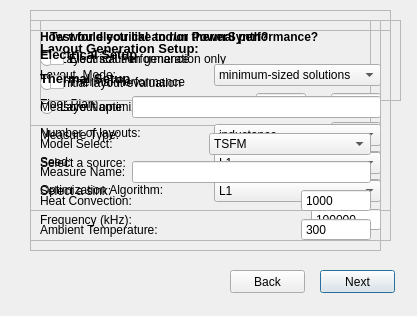
<?xml version="1.0" encoding="UTF-8"?>
<ui version="4.0">
 <class>Dialog</class>
 <widget class="QDialog" name="Dialog">
  <property name="geometry">
   <rect>
    <x>0</x>
    <y>0</y>
    <width>417</width>
    <height>316</height>
   </rect>
  </property>
  <property name="windowTitle">
   <string>Dialog</string>
  </property>
  <widget class="QFrame" name="run_options">
   <property name="geometry">
    <rect>
     <x>30</x>
     <y>20</y>
     <width>341</width>
     <height>106</height>
    </rect>
   </property>
   <property name="frameShape">
    <enum>QFrame::StyledPanel</enum>
   </property>
   <property name="frameShadow">
    <enum>QFrame::Raised</enum>
   </property>
   <layout class="QVBoxLayout" name="verticalLayout_5">
    <item>
     <widget class="QLabel" name="label_2">
      <property name="text">
       <string>&lt;html&gt;&lt;head/&gt;&lt;body&gt;&lt;p&gt;&lt;span style=&quot; font-weight:600;&quot;&gt;How would you like to run PowerSynth?&lt;/span&gt;&lt;/p&gt;&lt;/body&gt;&lt;/html&gt;</string>
      </property>
     </widget>
    </item>
    <item>
     <widget class="QRadioButton" name="option_1">
      <property name="text">
       <string>Layout solution generation only</string>
      </property>
     </widget>
    </item>
    <item>
     <widget class="QRadioButton" name="option_2">
      <property name="text">
       <string>Initial layout evaluation</string>
      </property>
     </widget>
    </item>
    <item>
     <widget class="QRadioButton" name="option_3">
      <property name="text">
       <string>Layout optimization/evaluation</string>
      </property>
     </widget>
    </item>
   </layout>
  </widget>
  <widget class="QFrame" name="layout_generation_setup">
   <property name="geometry">
    <rect>
     <x>30</x>
     <y>30</y>
     <width>361</width>
     <height>181</height>
    </rect>
   </property>
   <property name="frameShape">
    <enum>QFrame::StyledPanel</enum>
   </property>
   <property name="frameShadow">
    <enum>QFrame::Raised</enum>
   </property>
   <layout class="QVBoxLayout" name="verticalLayout">
    <item>
     <widget class="QLabel" name="label_9">
      <property name="text">
       <string>&lt;html&gt;&lt;head/&gt;&lt;body&gt;&lt;p&gt;&lt;span style=&quot; font-size:10pt; font-weight:600;&quot;&gt;Layout Generation Setup:&lt;/span&gt;&lt;/p&gt;&lt;/body&gt;&lt;/html&gt;</string>
      </property>
     </widget>
    </item>
    <item>
     <layout class="QHBoxLayout" name="horizontalLayout_2">
      <item>
       <widget class="QLabel" name="label_3">
        <property name="text">
         <string>Layout_Mode:</string>
        </property>
       </widget>
      </item>
      <item>
       <widget class="QComboBox" name="comboBox">
        <item>
         <property name="text">
          <string>minimum-sized solutions</string>
         </property>
        </item>
        <item>
         <property name="text">
          <string>variable-sized solutions</string>
         </property>
        </item>
        <item>
         <property name="text">
          <string>fixed-sized solutions</string>
         </property>
        </item>
       </widget>
      </item>
     </layout>
    </item>
    <item>
     <layout class="QHBoxLayout" name="horizontalLayout_3">
      <item>
       <widget class="QLabel" name="label_4">
        <property name="text">
         <string>Floor Plan:</string>
        </property>
       </widget>
      </item>
      <item>
       <widget class="QSpinBox" name="spinBox_2">
        <property name="sizePolicy">
         <sizepolicy hsizetype="Maximum" vsizetype="Fixed">
          <horstretch>0</horstretch>
          <verstretch>0</verstretch>
         </sizepolicy>
        </property>
        <property name="maximumSize">
         <size>
          <width>50</width>
          <height>16777215</height>
         </size>
        </property>
        <property name="buttonSymbols">
         <enum>QAbstractSpinBox::NoButtons</enum>
        </property>
        <property name="maximum">
         <number>999</number>
        </property>
       </widget>
      </item>
      <item>
       <widget class="QLabel" name="label_5">
        <property name="sizePolicy">
         <sizepolicy hsizetype="Maximum" vsizetype="Preferred">
          <horstretch>0</horstretch>
          <verstretch>0</verstretch>
         </sizepolicy>
        </property>
        <property name="minimumSize">
         <size>
          <width>10</width>
          <height>0</height>
         </size>
        </property>
        <property name="text">
         <string>by</string>
        </property>
       </widget>
      </item>
      <item>
       <widget class="QSpinBox" name="spinBox">
        <property name="sizePolicy">
         <sizepolicy hsizetype="Maximum" vsizetype="Fixed">
          <horstretch>0</horstretch>
          <verstretch>0</verstretch>
         </sizepolicy>
        </property>
        <property name="maximumSize">
         <size>
          <width>50</width>
          <height>16777215</height>
         </size>
        </property>
        <property name="buttonSymbols">
         <enum>QAbstractSpinBox::NoButtons</enum>
        </property>
        <property name="maximum">
         <number>999</number>
        </property>
       </widget>
      </item>
     </layout>
    </item>
    <item>
     <layout class="QHBoxLayout" name="horizontalLayout_4">
      <item>
       <widget class="QLabel" name="label_6">
        <property name="text">
         <string>Number of layouts:</string>
        </property>
       </widget>
      </item>
      <item>
       <widget class="QSpinBox" name="spinBox_3">
        <property name="sizePolicy">
         <sizepolicy hsizetype="Maximum" vsizetype="Fixed">
          <horstretch>0</horstretch>
          <verstretch>0</verstretch>
         </sizepolicy>
        </property>
        <property name="minimumSize">
         <size>
          <width>15</width>
          <height>0</height>
         </size>
        </property>
        <property name="maximumSize">
         <size>
          <width>50</width>
          <height>16777215</height>
         </size>
        </property>
        <property name="buttonSymbols">
         <enum>QAbstractSpinBox::NoButtons</enum>
        </property>
        <property name="specialValueText">
         <string>25</string>
        </property>
        <property name="maximum">
         <number>9999</number>
        </property>
       </widget>
      </item>
     </layout>
    </item>
    <item>
     <layout class="QHBoxLayout" name="horizontalLayout_5">
      <item>
       <widget class="QLabel" name="label_7">
        <property name="text">
         <string>Seed:</string>
        </property>
       </widget>
      </item>
      <item>
       <widget class="QSpinBox" name="spinBox_4">
        <property name="sizePolicy">
         <sizepolicy hsizetype="Maximum" vsizetype="Fixed">
          <horstretch>0</horstretch>
          <verstretch>0</verstretch>
         </sizepolicy>
        </property>
        <property name="minimumSize">
         <size>
          <width>15</width>
          <height>0</height>
         </size>
        </property>
        <property name="maximumSize">
         <size>
          <width>50</width>
          <height>16777215</height>
         </size>
        </property>
        <property name="buttonSymbols">
         <enum>QAbstractSpinBox::NoButtons</enum>
        </property>
        <property name="specialValueText">
         <string>10</string>
        </property>
        <property name="maximum">
         <number>999</number>
        </property>
       </widget>
      </item>
     </layout>
    </item>
    <item>
     <layout class="QHBoxLayout" name="horizontalLayout_6">
      <item>
       <widget class="QLabel" name="label_8">
        <property name="text">
         <string>Optimization Algorithm:</string>
        </property>
       </widget>
      </item>
      <item>
       <widget class="QComboBox" name="comboBox_2">
        <property name="sizePolicy">
         <sizepolicy hsizetype="Maximum" vsizetype="Fixed">
          <horstretch>0</horstretch>
          <verstretch>0</verstretch>
         </sizepolicy>
        </property>
        <property name="maximumSize">
         <size>
          <width>110</width>
          <height>16777215</height>
         </size>
        </property>
        <item>
         <property name="text">
          <string>NG-RANDOM</string>
         </property>
        </item>
       </widget>
      </item>
     </layout>
    </item>
   </layout>
  </widget>
  <widget class="QPushButton" name="back_btn">
   <property name="geometry">
    <rect>
     <x>230</x>
     <y>270</y>
     <width>75</width>
     <height>23</height>
    </rect>
   </property>
   <property name="text">
    <string>Back</string>
   </property>
  </widget>
  <widget class="QPushButton" name="next_btn">
   <property name="geometry">
    <rect>
     <x>320</x>
     <y>270</y>
     <width>75</width>
     <height>23</height>
    </rect>
   </property>
   <property name="text">
    <string>Next</string>
   </property>
   <property name="default">
    <bool>true</bool>
   </property>
  </widget>
  <widget class="QFrame" name="performance_selector">
   <property name="geometry">
    <rect>
     <x>40</x>
     <y>20</y>
     <width>361</width>
     <height>81</height>
    </rect>
   </property>
   <property name="frameShape">
    <enum>QFrame::StyledPanel</enum>
   </property>
   <property name="frameShadow">
    <enum>QFrame::Raised</enum>
   </property>
   <layout class="QVBoxLayout" name="verticalLayout_7">
    <item>
     <widget class="QLabel" name="label_18">
      <property name="text">
       <string>&lt;html&gt;&lt;head/&gt;&lt;body&gt;&lt;p&gt;&lt;span style=&quot; font-weight:600;&quot;&gt;Test for electrical and/or thermal performance?&lt;/span&gt;&lt;/p&gt;&lt;/body&gt;&lt;/html&gt;</string>
      </property>
     </widget>
    </item>
    <item>
     <widget class="QCheckBox" name="activate_electrical_2">
      <property name="text">
       <string>Electrical Performance</string>
      </property>
     </widget>
    </item>
    <item>
     <widget class="QCheckBox" name="activate_thermal_2">
      <property name="text">
       <string>Thermal Performance</string>
      </property>
     </widget>
    </item>
   </layout>
  </widget>
  <widget class="QFrame" name="electrical_setup">
   <property name="geometry">
    <rect>
     <x>30</x>
     <y>10</y>
     <width>361</width>
     <height>231</height>
    </rect>
   </property>
   <property name="frameShape">
    <enum>QFrame::StyledPanel</enum>
   </property>
   <property name="frameShadow">
    <enum>QFrame::Raised</enum>
   </property>
   <layout class="QVBoxLayout" name="verticalLayout_4">
    <item>
     <widget class="QLabel" name="label_10">
      <property name="text">
       <string>&lt;html&gt;&lt;head/&gt;&lt;body&gt;&lt;p align=&quot;justify&quot;&gt;&lt;span style=&quot; font-size:10pt; font-weight:600;&quot;&gt;Electrical Setup&lt;/span&gt;&lt;/p&gt;&lt;/body&gt;&lt;/html&gt;</string>
      </property>
     </widget>
    </item>
    <item>
     <layout class="QHBoxLayout" name="horizontalLayout_11">
      <item>
       <widget class="QLabel" name="label_19">
        <property name="text">
         <string>Measure Name:</string>
        </property>
       </widget>
      </item>
      <item>
       <widget class="QLineEdit" name="lineEdit"/>
      </item>
     </layout>
    </item>
    <item>
     <layout class="QHBoxLayout" name="horizontalLayout_7">
      <item>
       <widget class="QLabel" name="label_11">
        <property name="text">
         <string>Measure Type:</string>
        </property>
       </widget>
      </item>
      <item>
       <widget class="QComboBox" name="comboBox_3">
        <item>
         <property name="text">
          <string>inductance</string>
         </property>
        </item>
        <item>
         <property name="text">
          <string>resistance</string>
         </property>
        </item>
       </widget>
      </item>
     </layout>
    </item>
    <item>
     <layout class="QHBoxLayout" name="horizontalLayout_15">
      <item>
       <widget class="QLabel" name="label_14">
        <property name="text">
         <string>Select a source:</string>
        </property>
       </widget>
      </item>
      <item>
       <widget class="QComboBox" name="comboBox_5">
        <item>
         <property name="text">
          <string>L1</string>
         </property>
        </item>
        <item>
         <property name="text">
          <string>L2</string>
         </property>
        </item>
        <item>
         <property name="text">
          <string>L3</string>
         </property>
        </item>
       </widget>
      </item>
     </layout>
    </item>
    <item>
     <layout class="QHBoxLayout" name="horizontalLayout_16">
      <item>
       <widget class="QLabel" name="label_17">
        <property name="text">
         <string>Select a sink:</string>
        </property>
       </widget>
      </item>
      <item>
       <widget class="QComboBox" name="comboBox_6">
        <property name="currentText">
         <string>L2</string>
        </property>
        <item>
         <property name="text">
          <string>L1</string>
         </property>
        </item>
        <item>
         <property name="text">
          <string>L2</string>
         </property>
        </item>
        <item>
         <property name="text">
          <string>L3</string>
         </property>
        </item>
       </widget>
      </item>
     </layout>
    </item>
    <item>
     <layout class="QHBoxLayout" name="horizontalLayout_9">
      <item>
       <widget class="QLabel" name="label_15">
        <property name="text">
         <string>Frequency (kHz):</string>
        </property>
       </widget>
      </item>
      <item>
       <widget class="QSpinBox" name="spinBox_8">
        <property name="sizePolicy">
         <sizepolicy hsizetype="Maximum" vsizetype="Fixed">
          <horstretch>0</horstretch>
          <verstretch>0</verstretch>
         </sizepolicy>
        </property>
        <property name="minimumSize">
         <size>
          <width>20</width>
          <height>0</height>
         </size>
        </property>
        <property name="maximumSize">
         <size>
          <width>70</width>
          <height>16777215</height>
         </size>
        </property>
        <property name="buttonSymbols">
         <enum>QAbstractSpinBox::NoButtons</enum>
        </property>
        <property name="specialValueText">
         <string>100000</string>
        </property>
        <property name="maximum">
         <number>1000000000</number>
        </property>
       </widget>
      </item>
     </layout>
    </item>
   </layout>
  </widget>
  <widget class="QFrame" name="thermal_setup">
   <property name="geometry">
    <rect>
     <x>30</x>
     <y>20</y>
     <width>351</width>
     <height>231</height>
    </rect>
   </property>
   <property name="frameShape">
    <enum>QFrame::StyledPanel</enum>
   </property>
   <property name="frameShadow">
    <enum>QFrame::Raised</enum>
   </property>
   <layout class="QVBoxLayout" name="verticalLayout_8">
    <item>
     <widget class="QLabel" name="label_12">
      <property name="text">
       <string>&lt;html&gt;&lt;head/&gt;&lt;body&gt;&lt;p align=&quot;justify&quot;&gt;&lt;span style=&quot; font-size:10pt; font-weight:600;&quot;&gt;Thermal Setup&lt;/span&gt;&lt;/p&gt;&lt;/body&gt;&lt;/html&gt;</string>
      </property>
     </widget>
    </item>
    <item>
     <layout class="QHBoxLayout" name="horizontalLayout_8">
      <item>
       <widget class="QLabel" name="label_13">
        <property name="text">
         <string>Model Select:</string>
        </property>
       </widget>
      </item>
      <item>
       <widget class="QComboBox" name="comboBox_4">
        <item>
         <property name="text">
          <string>TSFM</string>
         </property>
        </item>
        <item>
         <property name="text">
          <string>Analytical</string>
         </property>
        </item>
        <item>
         <property name="text">
          <string>ParaPower</string>
         </property>
        </item>
       </widget>
      </item>
     </layout>
    </item>
    <item>
     <layout class="QHBoxLayout" name="horizontalLayout_12">
      <item>
       <widget class="QLabel" name="label_20">
        <property name="text">
         <string>Measure Name:</string>
        </property>
       </widget>
      </item>
      <item>
       <widget class="QLineEdit" name="lineEdit_2"/>
      </item>
     </layout>
    </item>
    <item>
     <layout class="QHBoxLayout" name="horizontalLayout_13">
      <item>
       <widget class="QLabel" name="label_21">
        <property name="text">
         <string>Heat Convection:</string>
        </property>
       </widget>
      </item>
      <item>
       <widget class="QSpinBox" name="spinBox_10">
        <property name="sizePolicy">
         <sizepolicy hsizetype="Maximum" vsizetype="Fixed">
          <horstretch>0</horstretch>
          <verstretch>0</verstretch>
         </sizepolicy>
        </property>
        <property name="minimumSize">
         <size>
          <width>15</width>
          <height>0</height>
         </size>
        </property>
        <property name="maximumSize">
         <size>
          <width>70</width>
          <height>16777215</height>
         </size>
        </property>
        <property name="buttonSymbols">
         <enum>QAbstractSpinBox::NoButtons</enum>
        </property>
        <property name="specialValueText">
         <string>1000</string>
        </property>
        <property name="maximum">
         <number>100000</number>
        </property>
       </widget>
      </item>
     </layout>
    </item>
    <item>
     <layout class="QHBoxLayout" name="horizontalLayout_10">
      <item>
       <widget class="QLabel" name="label_16">
        <property name="text">
         <string>Ambient Temperature:</string>
        </property>
       </widget>
      </item>
      <item>
       <widget class="QSpinBox" name="spinBox_9">
        <property name="sizePolicy">
         <sizepolicy hsizetype="Maximum" vsizetype="Fixed">
          <horstretch>0</horstretch>
          <verstretch>0</verstretch>
         </sizepolicy>
        </property>
        <property name="minimumSize">
         <size>
          <width>15</width>
          <height>0</height>
         </size>
        </property>
        <property name="maximumSize">
         <size>
          <width>70</width>
          <height>16777215</height>
         </size>
        </property>
        <property name="buttonSymbols">
         <enum>QAbstractSpinBox::NoButtons</enum>
        </property>
        <property name="specialValueText">
         <string>300</string>
        </property>
        <property name="maximum">
         <number>100000</number>
        </property>
       </widget>
      </item>
     </layout>
    </item>
   </layout>
  </widget>
 </widget>
 <resources/>
 <connections/>
</ui>
